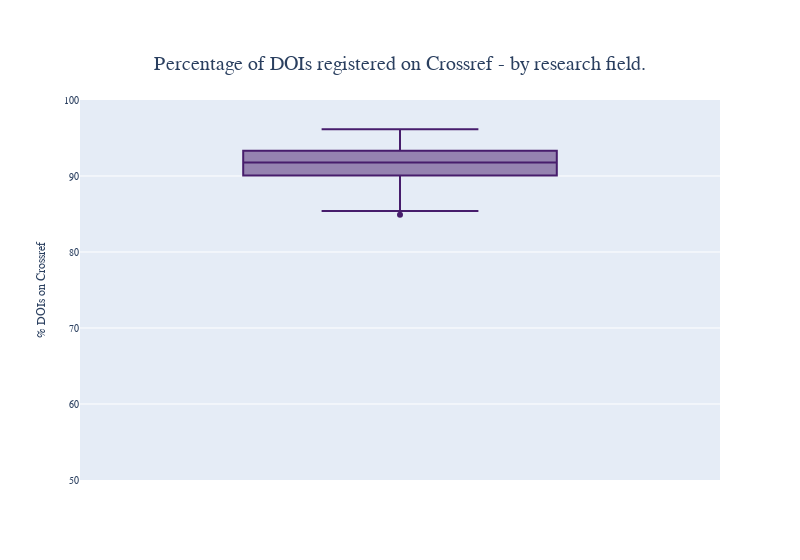

The cell this chart's notebook holds for it:
### Code cell
frame2 = frame.copy()
frame2 = frame2.apply(lambda x: pd.to_numeric(x, errors='coerce'))
frame2 = frame2[(frame2.year >= 1950)&(frame2.year < 2022)]
frame2 = frame2.groupby('year').sum()
frame2['perc_cr'] = (frame2['on-crossref']/frame2['doi-num'])*100
fig = px.box(frame2, y="perc_cr", width=800,
labels={ "perc_cr": "% DOIs on Crossref" },
 title="Percentage of DOIs registered on Crossref - by research field.")
fig.update_traces(marker_color='#471D6C') 
fig.update_yaxes(range=[50, 100])
fig.update_layout(
    font_family="sans-serif",
    title_font_size=20,
    font_size=10,
    title = {'xanchor': 'center', 'y':0.9,'x':0.5},
)
fig.show()

### Figure 1 — Plotly figure (JSON) as saved in the notebook; plotly's stock layout.template omitted (floating-point values rounded to 4 significant figures)
{"data": [{"alignmentgroup": "True", "hovertemplate": "% DOIs on Crossref=%{y}<extra></extra>", "legendgroup": "", "marker": {"color": "#471D6C"}, "name": "", "notched": false, "offsetgroup": "", "orientation": "v", "showlegend": false, "type": "box", "x0": " ", "xaxis": "x", "y": [88.02, 88.75, 91.83, 85.41, 90.07, 86.93, 91.85, 93.75, 93.62, 91.64, 91.83, 85.93, 87.8, 86.43, 87.36, 90.59, 84.91, 88.39, 92.25, 93.35, 86.53, 92.17, 92.2, 93.33, 93.46, 91.09, 93.94, 92.96, 93.33, 88.89, 93.69, 91.44, 92.67, 94.38, 94.93, 93.41, 93.0, 94.22, 92.71, 90.03, 90.65, 88.44, 91.43, 92.1, 91.12, 89.64, 91.19, 93.31, 93.01, 94.4, 90.7, 92.45, 91.75, 92.19, 92.88, 93.51, 93.47, 91.6, 92.46, 89.06, 91.02, 91.42, 90.22, 89.77, 89.23, 90.2, 90.38, 91.07, 92.62, 93.94, 94.96, 96.14], "y0": " ", "yaxis": "y"}], "layout": {"boxmode": "group", "font": {"family": "sans-serif", "size": 10}, "legend": {"tracegroupgap": 0}, "title": {"font": {"size": 20}, "text": "Percentage of DOIs registered on Crossref - by research field.", "x": 0.5, "xanchor": "center", "y": 0.9}, "width": 800, "xaxis": {"anchor": "y", "domain": [0, 1]}, "yaxis": {"anchor": "x", "domain": [0, 1], "range": [50, 100], "title": {"text": "% DOIs on Crossref"}}}}
